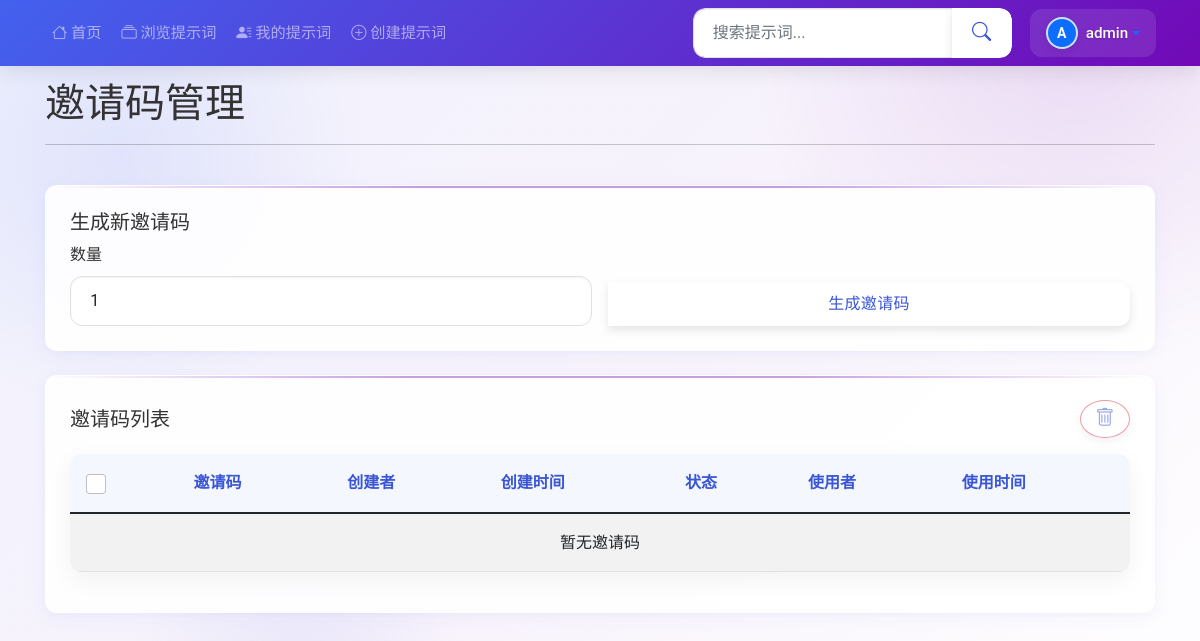
The app's page /admin/invite-codes (signed in), older data.
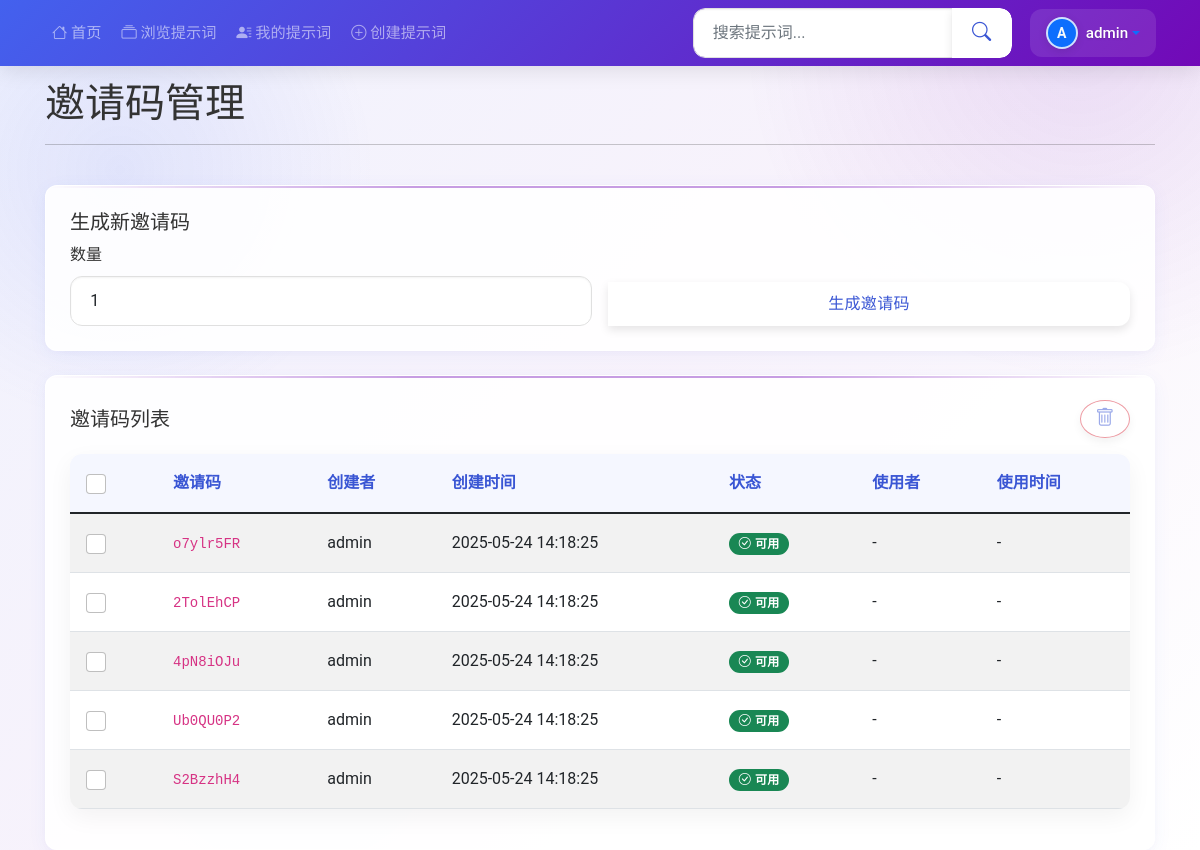
The same page, newer data.
### tables this page shows
CREATE TABLE users (
            id INTEGER PRIMARY KEY AUTOINCREMENT,
            username TEXT UNIQUE NOT NULL,
            email TEXT UNIQUE NOT NULL,
            password_hash TEXT NOT NULL,
            is_admin BOOLEAN DEFAULT 0,
            is_banned BOOLEAN DEFAULT 0,
            created_at TIMESTAMP DEFAULT CURRENT_TIMESTAMP
        );

CREATE TABLE invite_codes (
            id INTEGER PRIMARY KEY AUTOINCREMENT,
            code TEXT UNIQUE NOT NULL,
            is_used BOOLEAN DEFAULT 0,
            created_at TIMESTAMP DEFAULT CURRENT_TIMESTAMP,
            used_at TIMESTAMP,
            creator_id INTEGER,
            used_by INTEGER,
            FOREIGN KEY (creator_id) REFERENCES users (id),
            FOREIGN KEY (used_by) REFERENCES users (id)
        );

### simple_app.py (the view, shortened to what this page needs)
@app.route('/admin/invite-codes', methods=['GET', 'POST'])
@admin_required
def admin_invite_codes():
    db = get_db()
    invite_codes = db.execute(
        'SELECT ic.*, u1.username as creator_username, u2.username as used_by_username '
        'FROM invite_codes ic '
        'LEFT JOIN users u1 ON ic.creator_id = u1.id '
        'LEFT JOIN users u2 ON ic.used_by = u2.id '
        'ORDER BY ic.created_at DESC'
    ).fetchall()
    return render_template('admin/invite_codes.html', invite_codes=invite_codes)

### simple_app.py (called while the page is built, shortened)
@app.after_request
def add_cors_headers(response):
    if os.environ.get('ENABLE_CORS', 'False').lower() == 'true':
        response.headers['Access-Control-Allow-Origin'] = os.environ.get('CORS_ORIGIN', '*')
        response.headers['Access-Control-Allow-Methods'] = 'GET, POST, PUT, DELETE, OPTIONS'
        response.headers['Access-Control-Allow-Headers'] = 'Content-Type, Authorization'
    response.headers['X-Content-Type-Options'] = 'nosniff'
    response.headers['X-Frame-Options'] = 'SAMEORIGIN'
    response.headers['X-XSS-Protection'] = '1; mode=block'
    if os.environ.get('HTTPS_ENABLED', 'False').lower() == 'true':
        response.headers['Strict-Transport-Security'] = 'max-age=31536000; includeSubDomains'
    return response

def get_db():
    avatars_dir = os.path.join('static', 'img', 'avatars')
    if not os.path.exists(avatars_dir):
        os.makedirs(avatars_dir)
    db = getattr(g, '_database', None)
    if db is None:
        db = g._database = sqlite3.connect(app.config['DATABASE'])
        db.row_factory = sqlite3.Row
        cursor = db.cursor()
        result = cursor.execute("PRAGMA table_info(users)").fetchall()
        has_avatar_field = any(row[1] == 'avatar_url' for row in result)
    return db

def admin_required(f):
    @wraps(f)
    def decorated_function(*args, **kwargs):
        if 'user_id' not in session:
            flash('请先登录', 'danger')
            return redirect(url_for('login'))
        db = get_db()
        user = db.execute('SELECT * FROM users WHERE id = ?', (session['user_id'],)).fetchone()
        if not user or not user['is_admin']:
            flash('没有管理员权限', 'danger')
            return redirect(url_for('index'))
        return f(*args, **kwargs)
    return decorated_function

@app.context_processor
def inject_now():
    return {'now': datetime.datetime.now()}

### templates/admin/invite_codes.html (shortened to what this page needs)
{% extends 'base.html' %}  {% block content %}
<div class="invite-codes-container">
  <div class="row mb-4">
    <div class="col-md-12">
      <div class="d-flex justify-content-between align-items-center">
        <h1 class="mb-0">邀请码管理</h1>
      </div>
      <hr />
    </div>
  </div>
  <div class="row mb-4">
    <div class="col-md-12">
      <div class="card">
        <div class="card-body">
          <h5 class="card-title">生成新邀请码</h5>
          <form
            method="POST"
            action="/admin/invite-codes"
            id="generateForm"
            class="row g-3 form-row-mobile"
          >
            <div class="col-md-6">
              <label for="quantity" class="form-label">数量</label>
              <input
                type="number"
                class="form-control"
                id="quantity"
                name="quantity"
                value="1"
                min="1"
                max="10"
              />
            </div>
            <div class="col-md-6 d-flex align-items-end">
              <button type="submit" class="btn btn-primary w-100 w-md-auto">
                生成邀请码
              </button>
            </div>
          </form>
        </div>
      </div>
    </div>
  </div>
  <div class="row">
    <div class="col-md-12">
      <div class="card">
        <div class="card-body">
          <form method="POST" action="/admin/delete-invite-codes">
            <div class="d-flex justify-content-between align-items-center mb-3">
              <h5 class="card-title mb-0">邀请码列表</h5>
              <div class="d-flex gap-2">
                <button
                  id="deleteSelectedBtn"
                  class="btn btn-outline-danger action-btn disabled"
                  type="submit"
                  data-bs-toggle="tooltip"
                  data-bs-placement="top"
                  title="删除选中的邀请码"
                >
                  <i class="bi bi-trash"></i>
                </button>
              </div>
            </div>
            <div class="table-scroll-container">
              <table class="table table-striped invite-table">
                <thead>
                  <tr>
                    <th>
                      <div class="form-check">
                        <input
                          class="form-check-input select-all-checkbox"
                          type="checkbox"
                          id="selectAll"
                        />
                      </div>
                    </th>
                    <th>邀请码</th>
                    <th>创建者</th>
                    <th>创建时间</th>
                    <th>状态</th>
                    <th>使用者</th>
                    <th>使用时间</th>
                  </tr>
                </thead>
                <tbody>
                  {% for code in invite_codes %}
                  <tr>
                    <td>
                      <div class="form-check">
                        <input
                          class="form-check-input code-checkbox"
                          type="checkbox"
                          name="code_ids"
                          value="{{ code.code }}"
                        />
                      </div>
                    </td>
                    <td><code class="code-display">{{ code.code }}</code></td>
                    <td>{{ code.creator_username }}</td>
                    <td>{{ code.created_at }}</td>
                    <td>
                      {% if code.is_used %}
                      <span class="badge bg-secondary">
                        <i class="bi bi-x-circle me-1"></i>已使用
                      </span>
                      {% else %}
                      <span class="badge bg-success">
                        <i class="bi bi-check-circle me-1"></i>可用
                      </span>
                      {% endif %}
                    </td>
                    <td>{{ code.used_by_username or '-' }}</td>
                    <td>{{ code.used_at or '-' }}</td>
                  </tr>
                  {% else %}
                  <tr>
                    <td colspan="7" class="text-center">暂无邀请码</td>
                  </tr>
                  {% endfor %}
                </tbody>
              </table>
            </div>
          </form>
        </div>
      </div>
    </div>
  </div>
</div>
{% endblock %}

### templates/base.html (shortened to what this page needs)
<!DOCTYPE html>
<html lang="zh-CN">
  <head>
    <link
      href="https://cdn.jsdelivr.net/npm/bootstrap@5.1.3/dist/css/bootstrap.min.css"
      rel="stylesheet"
    />
    <link
      rel="stylesheet"
      href="https://cdn.jsdelivr.net/npm/bootstrap-icons@latest/font/bootstrap-icons.css"
    />
    <link
      rel="stylesheet"
      href="{{ url_for('static', filename='css/style.css') }}?v={{ now.timestamp()|int }}"
    />
  </head>
  <body>
    <nav class="navbar navbar-expand-lg navbar-dark fixed-top">
      <div class="container">
        <div class="collapse navbar-collapse" id="navbarNav">
          <ul class="navbar-nav me-auto">
            <li class="nav-item">
              <a
                class="nav-link {% if request.path == '/' %}active{% endif %}"
                href="/"
              >
                <i class="bi bi-house"></i> 首页
              </a>
            </li>
            <li class="nav-item">
              <a
                class="nav-link {% if '/prompts/all' in request.path %}active{% endif %}"
                href="/prompts/all"
              >
                <i class="bi bi-collection"></i> 浏览提示词
              </a>
            </li>
            {% if 'user_id' in session %}
            <li class="nav-item">
              <a
                class="nav-link {% if '/my-prompts' in request.path %}active{% endif %}"
                href="/my-prompts"
              >
                <i class="bi bi-person-lines-fill"></i> 我的提示词
              </a>
            </li>
            <li class="nav-item">
              <a
                class="nav-link {% if '/create' in request.path %}active{% endif %}"
                href="{{ url_for('prompts_create') }}"
              >
                <i class="bi bi-plus-circle"></i> 创建提示词
              </a>
            </li>
            {% endif %}
          </ul>
          <form
            class="search-form d-flex mb-3 mb-lg-0 me-lg-3"
            action="/search"
            method="get"
          >
            <div class="input-group">
              <input
                type="text"
                class="form-control"
                placeholder="搜索提示词..."
                name="q"
                value="{{ request.args.get('q', '') }}"
              />
              <button class="btn" type="submit">
                <i class="bi bi-search"></i>
              </button>
            </div>
          </form>
          <div class="d-flex align-items-center mt-3 mt-lg-0">
            {% if 'user_id' in session %}
            <div class="dropdown w-100">
              <a
                class="nav-link dropdown-toggle d-flex align-items-center py-2"
                href="#"
                id="navbarDropdown"
                role="button"
                data-bs-toggle="dropdown"
                aria-expanded="false"
              >
                <div
                  class="avatar-sm bg-primary text-light rounded-circle d-flex align-items-center justify-content-center me-2"
                >
                  {% if session.avatar_url %}
                  <img
                    src="{{ session.avatar_url }}"
                    alt="{{ session.username }}"
                    class="w-100 h-100 rounded-circle object-fit-cover"
                  />
                  {% else %} {{ session.username[0]|upper }} {% endif %}
                </div>
                <span class="d-inline fw-medium text-white"
                  >{{ session.username }}</span
                >
              </a>
            </div>
            {% else %}
            <div class="d-flex w-100 justify-content-between">
              <a href="/login" class="btn btn-light btn-sm me-2">登录</a>
              <a href="/register" class="btn btn-outline-light btn-sm">注册</a>
            </div>
            {% endif %}
          </div>
        </div>
      </div>
    </nav>
    <main>
      {% block content %}{% endblock %}
    </main>
  </body>
</html>

### templates/admin/invite_codes.html (style rules this page uses)
.select-all-checkbox { cursor: pointer; }
.code-checkbox { cursor: pointer; width: 18px; height: 18px; }
.action-btn { border-radius: 50%; width: 38px; height: 38px; display: inline-flex; align-items: center; justify-content: center; transition: all 0.2s; }
.action-btn.disabled { opacity: 0.5; cursor: not-allowed; pointer-events: none; }
.invite-codes-container { max-width: 1140px; margin: 0 auto; padding: 0 15px; }
.invite-table { width: 100%; min-width: 750px; }

Row changes from the older to the newer data that the page shows:
added invite_codes: code "o7ylr5FR", creator_username "admin", created_at "2025-05-24 14:18:25", is_used False (drawn), used_by_username "-", used_at "-"
added invite_codes: code "2TolEhCP", creator_username "admin", created_at "2025-05-24 14:18:25", is_used False (drawn), used_by_username "-", used_at "-"
added invite_codes: code "4pN8iOJu", creator_username "admin", created_at "2025-05-24 14:18:25", is_used False (drawn), used_by_username "-", used_at "-"
added invite_codes: code "Ub0QU0P2", creator_username "admin", created_at "2025-05-24 14:18:25", is_used False (drawn), used_by_username "-", used_at "-"
added invite_codes: code "S2BzzhH4", creator_username "admin", created_at "2025-05-24 14:18:25", is_used False (drawn), used_by_username "-", used_at "-"
Text that changed along with them:
text no longer shown: "暂无邀请码"
